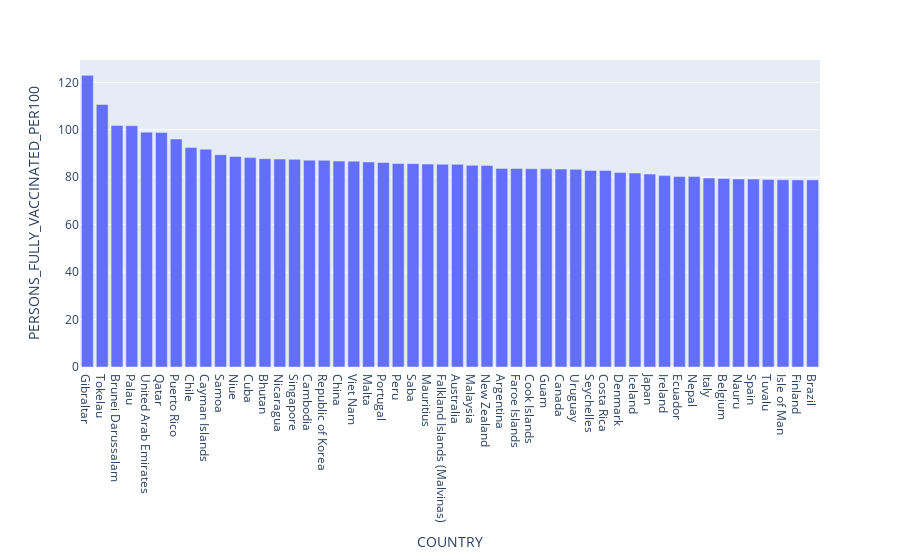

Source (notebook cell):
### Code cell
px.bar(df_amount_fully_vaccinated.head(50), x = "COUNTRY", y = "PERSONS_FULLY_VACCINATED_PER100")

### Figure 1 — Plotly figure (JSON) as saved in the notebook; plotly's stock layout.template omitted (floating-point values rounded to 4 significant figures)
{"data": [{"alignmentgroup": "True", "hovertemplate": "COUNTRY=%{x}<br>PERSONS_FULLY_VACCINATED_PER100=%{y}<extra></extra>", "legendgroup": "", "marker": {"color": "#636efa", "pattern": {"shape": ""}}, "name": "", "offsetgroup": "", "orientation": "v", "showlegend": false, "textposition": "auto", "type": "bar", "x": ["Gibraltar", "Tokelau", "Brunei Darussalam", "Palau", "United Arab Emirates", "Qatar", "Puerto Rico", "Chile", "Cayman Islands", "Samoa", "Niue", "Cuba", "Bhutan", "Nicaragua", "Singapore", "Cambodia", "Republic of Korea", "China", "Viet Nam", "Malta", "Portugal", "Peru", "Saba", "Mauritius", "Falkland Islands (Malvinas)", "Australia", "Malaysia", "New Zealand", "Argentina", "Faroe Islands", "Cook Islands", "Guam", "Canada", "Uruguay", "Seychelles", "Costa Rica", "Denmark", "Iceland", "Japan", "Ireland", "Ecuador", "Nepal", "Italy", "Belgium", "Nauru", "Spain", "Tuvalu", "Isle of Man", "Finland", "Brazil"], "xaxis": "x", "y": [122.9, 110.7, 101.8, 101.7, 99.01, 98.84, 96.08, 92.52, 91.81, 89.45, 88.75, 88.26, 87.83, 87.65, 87.52, 87.2, 87.15, 86.81, 86.74, 86.44, 86.18, 85.77, 85.72, 85.56, 85.44, 85.43, 85.02, 84.93, 83.72, 83.69, 83.56, 83.55, 83.45, 83.31, 82.86, 82.84, 81.94, 81.75, 81.33, 80.68, 80.28, 80.28, 79.67, 79.43, 79.24, 79.2, 79.05, 78.92, 78.88, 78.87], "yaxis": "y"}], "layout": {"barmode": "relative", "legend": {"tracegroupgap": 0}, "margin": {"t": 60}, "xaxis": {"anchor": "y", "domain": [0, 1], "title": {"text": "COUNTRY"}}, "yaxis": {"anchor": "x", "domain": [0, 1], "title": {"text": "PERSONS_FULLY_VACCINATED_PER100"}}}}
